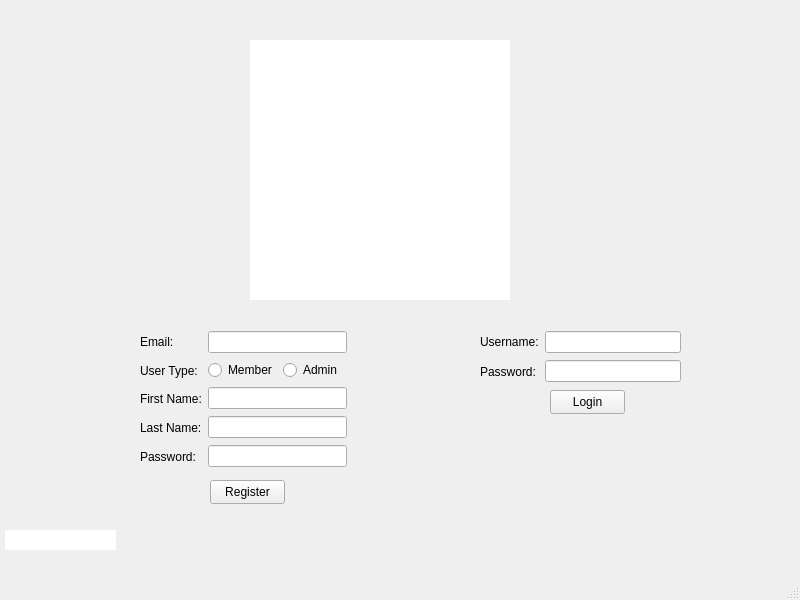
<?xml version="1.0" encoding="UTF-8"?>
<ui version="4.0">
 <class>LoginWindow</class>
 <widget class="QMainWindow" name="LoginWindow">
  <property name="geometry">
   <rect>
    <x>0</x>
    <y>0</y>
    <width>800</width>
    <height>600</height>
   </rect>
  </property>
  <property name="windowTitle">
   <string>LoginWindow</string>
  </property>
  <widget class="QWidget" name="centralwidget">
   <widget class="QPushButton" name="pushButton_login">
    <property name="geometry">
     <rect>
      <x>550</x>
      <y>390</y>
      <width>75</width>
      <height>24</height>
     </rect>
    </property>
    <property name="cursor">
     <cursorShape>PointingHandCursor</cursorShape>
    </property>
    <property name="text">
     <string>Login</string>
    </property>
   </widget>
   <widget class="QLabel" name="label_img">
    <property name="geometry">
     <rect>
      <x>250</x>
      <y>40</y>
      <width>260</width>
      <height>260</height>
     </rect>
    </property>
    <property name="layoutDirection">
     <enum>Qt::LeftToRight</enum>
    </property>
    <property name="styleSheet">
     <string notr="true">background-color: rgb(255, 255, 255);</string>
    </property>
    <property name="text">
     <string/>
    </property>
   </widget>
   <widget class="QWidget" name="layoutWidget">
    <property name="geometry">
     <rect>
      <x>480</x>
      <y>330</y>
      <width>201</width>
      <height>54</height>
     </rect>
    </property>
    <layout class="QHBoxLayout" name="horizontalLayout_login">
     <item>
      <layout class="QVBoxLayout" name="verticalLayout">
       <item>
        <widget class="QLabel" name="label_username">
         <property name="text">
          <string>Username:</string>
         </property>
        </widget>
       </item>
       <item>
        <widget class="QLabel" name="label_password">
         <property name="text">
          <string>Password:</string>
         </property>
        </widget>
       </item>
      </layout>
     </item>
     <item>
      <layout class="QVBoxLayout" name="verticalLayout_2">
       <item>
        <widget class="QLineEdit" name="lineEdit_username"/>
       </item>
       <item>
        <widget class="QLineEdit" name="lineEdit_password">
         <property name="echoMode">
          <enum>QLineEdit::Password</enum>
         </property>
        </widget>
       </item>
      </layout>
     </item>
    </layout>
   </widget>
   <widget class="QPushButton" name="pushButton_register">
    <property name="geometry">
     <rect>
      <x>210</x>
      <y>480</y>
      <width>75</width>
      <height>24</height>
     </rect>
    </property>
    <property name="cursor">
     <cursorShape>PointingHandCursor</cursorShape>
    </property>
    <property name="text">
     <string>Register</string>
    </property>
   </widget>
   <widget class="QWidget" name="layoutWidget">
    <property name="geometry">
     <rect>
      <x>140</x>
      <y>330</y>
      <width>207</width>
      <height>138</height>
     </rect>
    </property>
    <layout class="QHBoxLayout" name="horizontalLayout_register">
     <item>
      <layout class="QVBoxLayout" name="verticalLayout_3">
       <item>
        <widget class="QLabel" name="label_email">
         <property name="text">
          <string>Email:</string>
         </property>
        </widget>
       </item>
       <item>
        <widget class="QLabel" name="label_userType">
         <property name="text">
          <string>User Type:</string>
         </property>
        </widget>
       </item>
       <item>
        <widget class="QLabel" name="label_firstName">
         <property name="text">
          <string>First Name:</string>
         </property>
        </widget>
       </item>
       <item>
        <widget class="QLabel" name="label_lastName">
         <property name="text">
          <string>Last Name:</string>
         </property>
        </widget>
       </item>
       <item>
        <widget class="QLabel" name="label_password2">
         <property name="text">
          <string>Password:</string>
         </property>
        </widget>
       </item>
      </layout>
     </item>
     <item>
      <layout class="QVBoxLayout" name="verticalLayout_4">
       <item>
        <widget class="QLineEdit" name="lineEdit_email"/>
       </item>
       <item>
        <layout class="QHBoxLayout" name="horizontalLayout">
         <item>
          <widget class="QRadioButton" name="radioButton_member">
           <property name="text">
            <string>Member</string>
           </property>
          </widget>
         </item>
         <item>
          <widget class="QRadioButton" name="radioButton_admin">
           <property name="text">
            <string>Admin</string>
           </property>
          </widget>
         </item>
        </layout>
       </item>
       <item>
        <widget class="QLineEdit" name="lineEdit_firstName"/>
       </item>
       <item>
        <widget class="QLineEdit" name="lineEdit_lastName"/>
       </item>
       <item>
        <widget class="QLineEdit" name="lineEdit_password2">
         <property name="echoMode">
          <enum>QLineEdit::Password</enum>
         </property>
        </widget>
       </item>
      </layout>
     </item>
    </layout>
   </widget>
   <widget class="QLabel" name="label_date">
    <property name="geometry">
     <rect>
      <x>5</x>
      <y>530</y>
      <width>111</width>
      <height>20</height>
     </rect>
    </property>
    <property name="styleSheet">
     <string notr="true">background-color: rgb(255, 255, 255);</string>
    </property>
    <property name="text">
     <string/>
    </property>
    <property name="alignment">
     <set>Qt::AlignLeading|Qt::AlignLeft|Qt::AlignVCenter</set>
    </property>
   </widget>
  </widget>
  <widget class="QMenuBar" name="menubar">
   <property name="geometry">
    <rect>
     <x>0</x>
     <y>0</y>
     <width>800</width>
     <height>22</height>
    </rect>
   </property>
  </widget>
  <widget class="QStatusBar" name="statusbar"/>
 </widget>
 <resources/>
 <connections/>
</ui>
